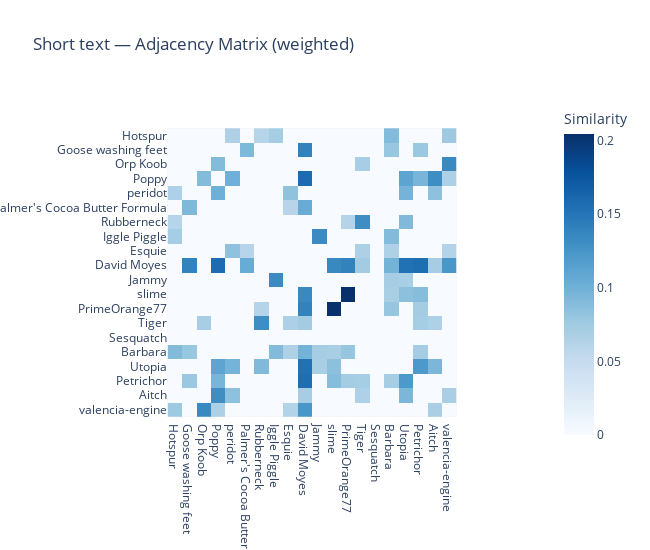
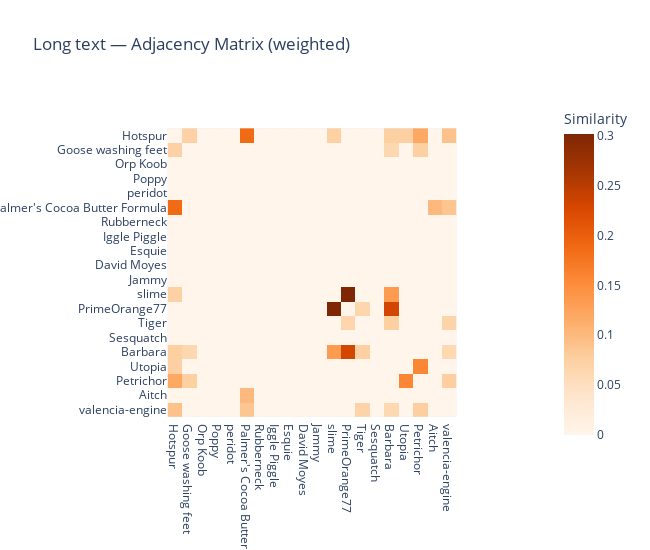

These figures' notebook cell, in order:
### Code cell
# ── Applied: Nodes & Edges in Student Networks ───────────────────────────────

def show_adjacency_and_edges(G, label, cmap='Blues'):
    """Display adjacency matrix heatmap and edge list for a graph."""
    nodes = list(G.nodes())
    adj = nx.to_pandas_adjacency(G, nodelist=nodes)

    # Adjacency heatmap
    fig = px.imshow(
        adj.values, x=nodes, y=nodes,
        color_continuous_scale=cmap,
        title=f'{label} — Adjacency Matrix (weighted)',
        labels=dict(color='Similarity')
    )
    fig.update_layout(width=650, height=550)
    fig.show()

    # Edge list
    edges = [(u, v, f"{d['weight']:.3f}") for u, v, d in
             sorted(G.edges(data=True), key=lambda x: x[2]['weight'], reverse=True)]
    if edges:
        print(f"\n{label} — Edge list ({len(edges)} edges), sorted by weight:")
        edge_df = pd.DataFrame(edges, columns=['Student A', 'Student B', 'Similarity'])
        display(edge_df)
    else:
        print(f"\n{label} — No edges at this threshold.")

    print(f"\n  Nodes: {G.number_of_nodes()}  |  Edges: {G.number_of_edges()}")


print("SHORT-TEXT NETWORK")
show_adjacency_and_edges(G_short, 'Short text', 'Blues')

print("\n" + "-" * 60)
print("\nLONG-TEXT NETWORK")
show_adjacency_and_edges(G_long, 'Long text', 'Oranges')

### Figure 1 — Plotly figure (JSON) as saved in the notebook; plotly's stock layout.template omitted (floating-point values rounded to 4 significant figures; data arrays with more than 128 entries replaced by an {"elided": "..."} marker saying what was removed)
{"data": [{"coloraxis": "coloraxis", "hovertemplate": "x: %{x}<br>y: %{y}<br>Similarity: %{z}<extra></extra>", "name": "0", "type": "heatmap", "x": ["Hotspur", "Goose washing feet", "Orp Koob", "Poppy", "peridot", "Palmer's Cocoa Butter Formula", "Rubberneck", "Iggle Piggle", "Esquie", "David Moyes", "Jammy", "slime", "PrimeOrange77", "Tiger", "Sesquatch", "Barbara", "Utopia", "Petrichor", "Aitch", "valencia-engine"], "xaxis": "x", "y": ["Hotspur", "Goose washing feet", "Orp Koob", "Poppy", "peridot", "Palmer's Cocoa Butter Formula", "Rubberneck", "Iggle Piggle", "Esquie", "David Moyes", "Jammy", "slime", "PrimeOrange77", "Tiger", "Sesquatch", "Barbara", "Utopia", "Petrichor", "Aitch", "valencia-engine"], "yaxis": "y", "z": {"elided": "20x20 float values"}}], "layout": {"coloraxis": {"colorbar": {"title": {"text": "Similarity"}}, "colorscale": [[0, "rgb(247,251,255)"], [0.125, "rgb(222,235,247)"], [0.25, "rgb(198,219,239)"], [0.375, "rgb(158,202,225)"], [0.5, "rgb(107,174,214)"], [0.625, "rgb(66,146,198)"], [0.75, "rgb(33,113,181)"], [0.875, "rgb(8,81,156)"], [1, "rgb(8,48,107)"]]}, "height": 550, "title": {"text": "Short text — Adjacency Matrix (weighted)"}, "width": 650, "xaxis": {"anchor": "y", "constrain": "domain", "domain": [0, 1], "scaleanchor": "y"}, "yaxis": {"anchor": "x", "autorange": "reversed", "constrain": "domain", "domain": [0, 1]}}}

### Figure 2 — Plotly figure (JSON) as saved in the notebook; plotly's stock layout.template omitted (floating-point values rounded to 4 significant figures; data arrays with more than 128 entries replaced by an {"elided": "..."} marker saying what was removed)
{"data": [{"coloraxis": "coloraxis", "hovertemplate": "x: %{x}<br>y: %{y}<br>Similarity: %{z}<extra></extra>", "name": "0", "type": "heatmap", "x": ["Hotspur", "Goose washing feet", "Orp Koob", "Poppy", "peridot", "Palmer's Cocoa Butter Formula", "Rubberneck", "Iggle Piggle", "Esquie", "David Moyes", "Jammy", "slime", "PrimeOrange77", "Tiger", "Sesquatch", "Barbara", "Utopia", "Petrichor", "Aitch", "valencia-engine"], "xaxis": "x", "y": ["Hotspur", "Goose washing feet", "Orp Koob", "Poppy", "peridot", "Palmer's Cocoa Butter Formula", "Rubberneck", "Iggle Piggle", "Esquie", "David Moyes", "Jammy", "slime", "PrimeOrange77", "Tiger", "Sesquatch", "Barbara", "Utopia", "Petrichor", "Aitch", "valencia-engine"], "yaxis": "y", "z": {"elided": "20x20 float values"}}], "layout": {"coloraxis": {"colorbar": {"title": {"text": "Similarity"}}, "colorscale": [[0, "rgb(255,245,235)"], [0.125, "rgb(254,230,206)"], [0.25, "rgb(253,208,162)"], [0.375, "rgb(253,174,107)"], [0.5, "rgb(253,141,60)"], [0.625, "rgb(241,105,19)"], [0.75, "rgb(217,72,1)"], [0.875, "rgb(166,54,3)"], [1, "rgb(127,39,4)"]]}, "height": 550, "title": {"text": "Long text — Adjacency Matrix (weighted)"}, "width": 650, "xaxis": {"anchor": "y", "constrain": "domain", "domain": [0, 1], "scaleanchor": "y"}, "yaxis": {"anchor": "x", "autorange": "reversed", "constrain": "domain", "domain": [0, 1]}}}
